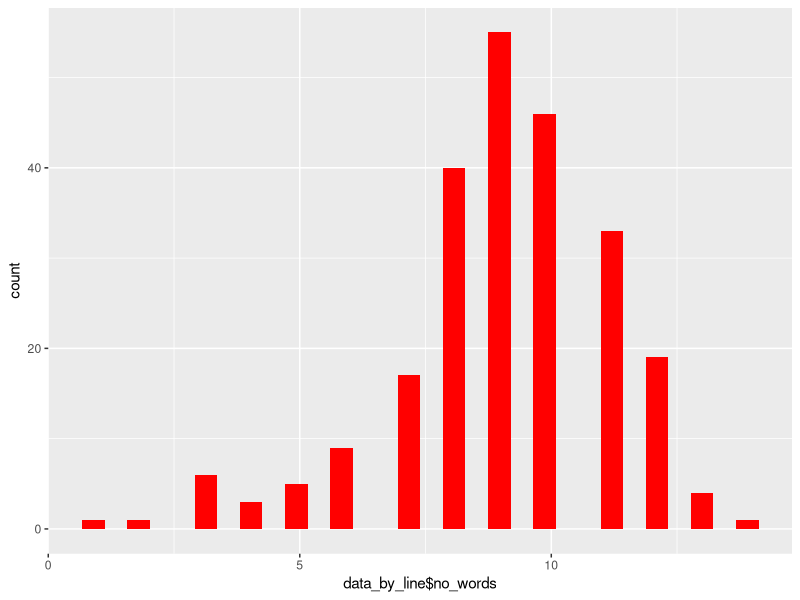
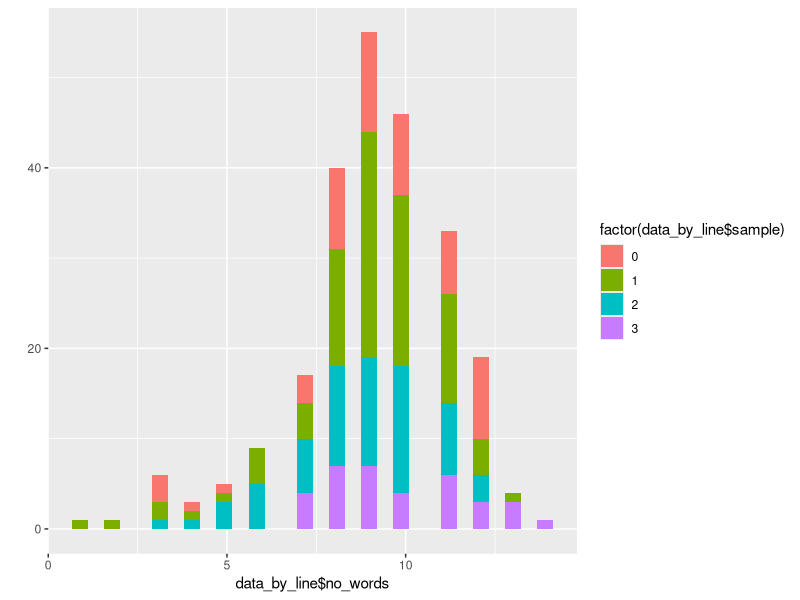
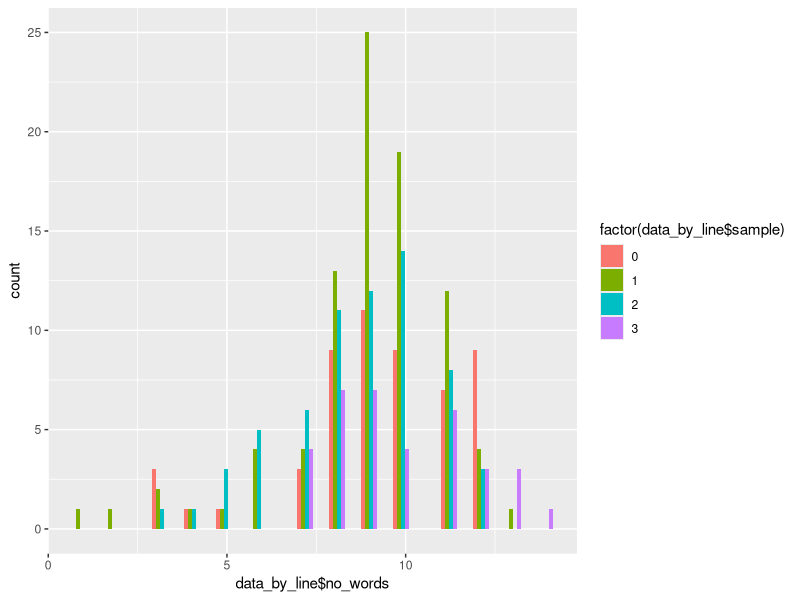
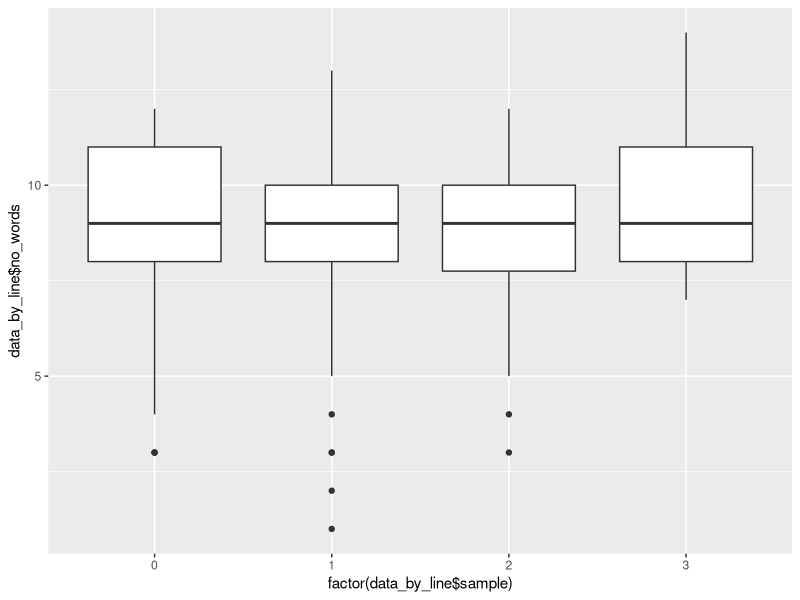
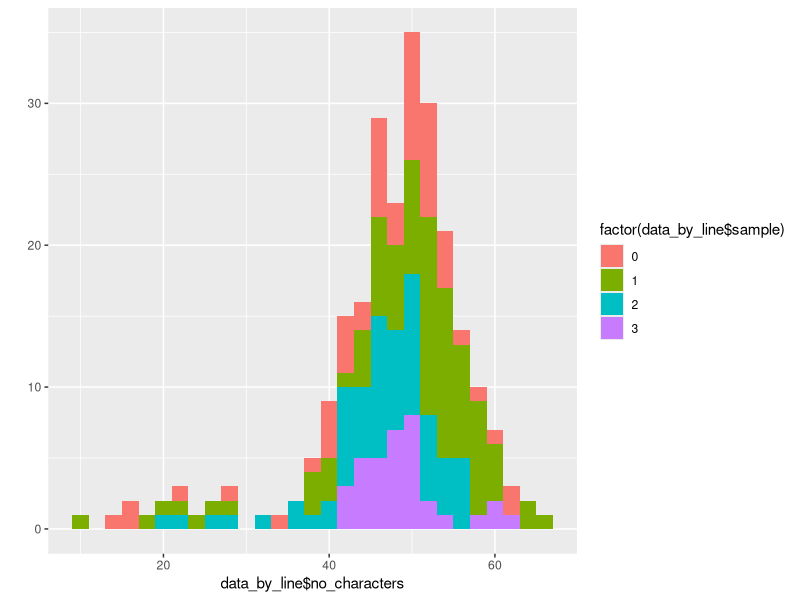
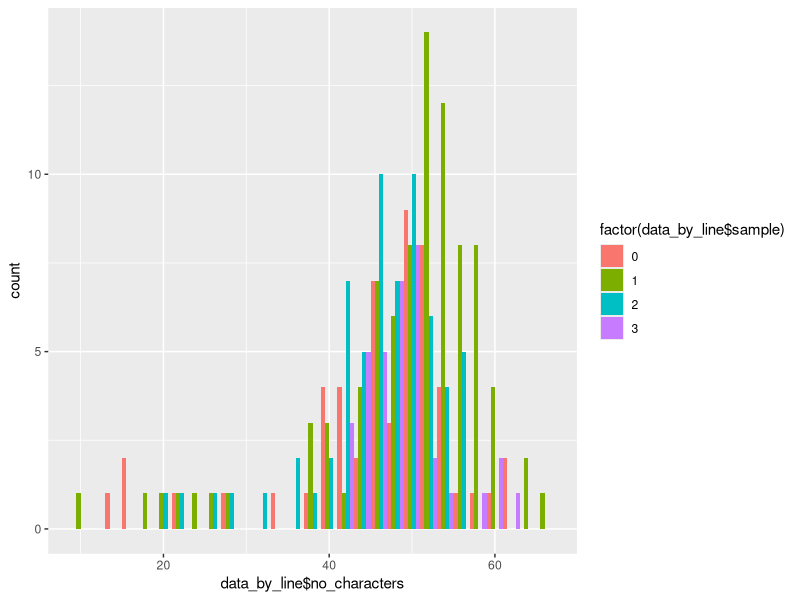
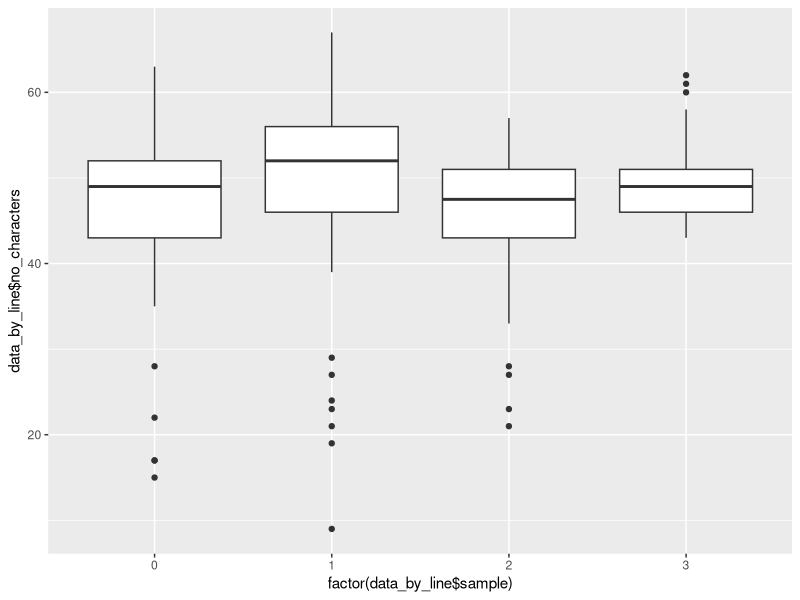
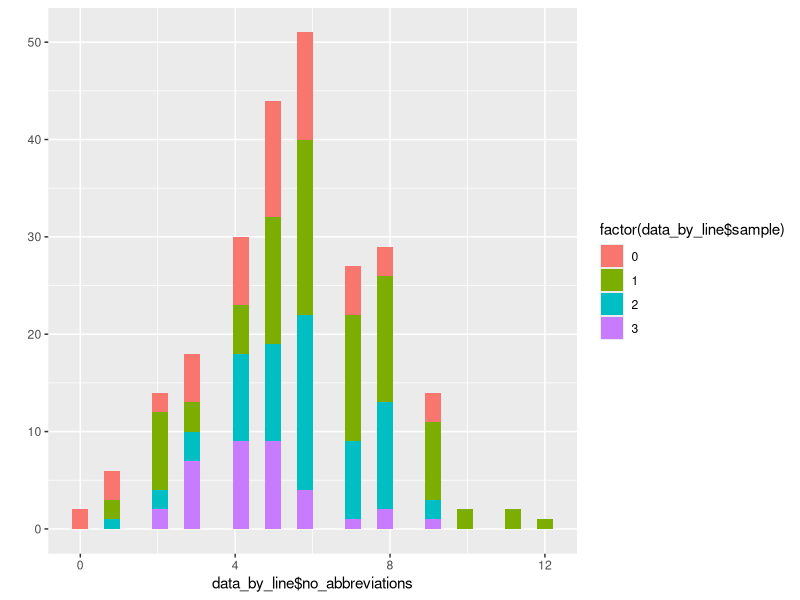

Write R code to recreate these figures, in order.
# Balduin Landolt, 2019
# License: AGPL (see file `LICENSE-AGPL` in project root)


# set working directory
# setwd() # adjust to set working dir
getwd()

# load package
library(ggplot2)


# read data from file
page_overview = read.csv("../tmp_data/page_overview.csv")
head(page_overview)
data_by_line = read.csv("../tmp_data/data_by_line.csv")
head(data_by_line)


page_overview$s_fact = as.factor(page_overview$sample)
page_overview$abbreviations_per_word = page_overview$no_abbreviations/page_overview$no_words
page_overview$abbreviations_per_line = page_overview$no_abbreviations/page_overview$no_lines
page_overview$abbreviations_per_page = page_overview$no_abbreviations/page_overview$no_pages
page_overview$abbreviations_per_100chars = page_overview$no_abbreviations/page_overview$no_characters*1000
page_overview$lines_per_page = page_overview$no_lines/page_overview$no_pages
page_overview$chars_per_page = page_overview$no_characters/page_overview$no_pages
page_overview$chars_per_line = page_overview$no_characters/page_overview$no_lines



# plot words per line
ggplot(data_by_line, aes(data_by_line$no_words)) + geom_histogram(fill="red")
qplot(data_by_line$no_words, geom="histogram", fill=factor(data_by_line$sample))
ggplot(data_by_line, aes(data_by_line$no_words, fill=factor(data_by_line$sample))) + geom_histogram(position = "dodge")
ggplot(data_by_line, aes(y=data_by_line$no_words, x=factor(data_by_line$sample))) + geom_boxplot()


# plot characters per line
qplot(data_by_line$no_characters, geom="histogram", fill=factor(data_by_line$sample))
ggplot(data_by_line, aes(data_by_line$no_characters, fill=factor(data_by_line$sample))) + geom_histogram(position = "dodge")
ggplot(data_by_line, aes(y=data_by_line$no_characters, x=factor(data_by_line$sample))) + geom_boxplot()


# plot abbreviations per line
qplot(data_by_line$no_abbreviations, geom="histogram", fill=factor(data_by_line$sample))
ggplot(data_by_line, aes(data_by_line$no_abbreviations, fill=factor(data_by_line$sample))) +
  geom_histogram(position = "dodge", bins = max(data_by_line$no_abbreviations))
ggplot(data_by_line, aes(data_by_line$no_abbreviations, fill=factor(data_by_line$sample))) +
  geom_density(fill="red", adjust=0.65) 
ggplot(data_by_line, aes(data_by_line$no_abbreviations, fill=factor(data_by_line$sample))) +
  geom_density(alpha=0.5, adjust=0.65) 
ggplot(data_by_line, aes(y=data_by_line$no_abbreviations, x=factor(data_by_line$sample))) + geom_boxplot()

# test normal distribution
shapiro.test(data_by_line$no_abbreviations)
shapiro.test(data_by_line$no_abbreviations[which(data_by_line$sample == 0)])
shapiro.test(data_by_line$no_abbreviations[which(data_by_line$sample == 1)])


